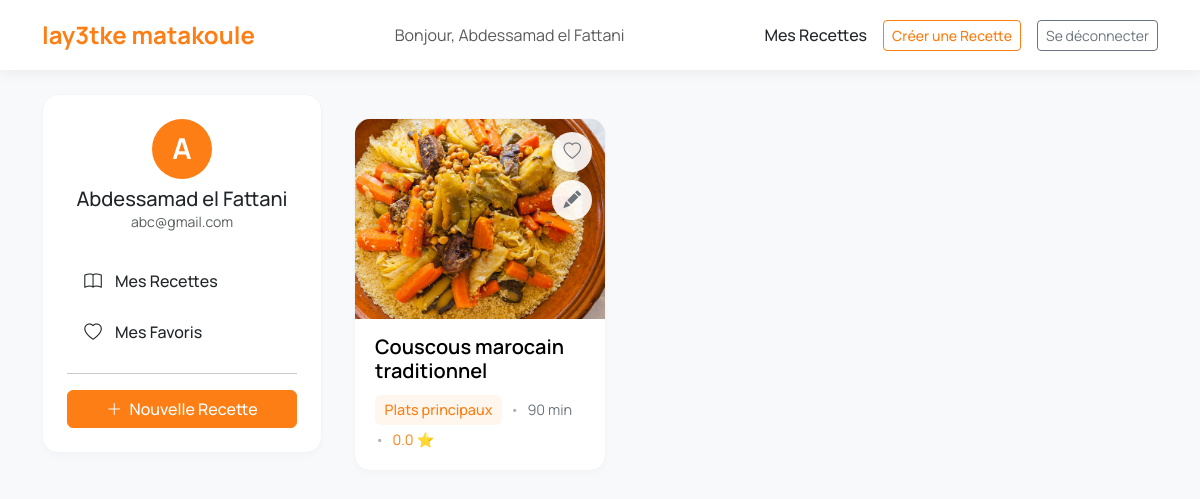
The app's page /my-recipes/ (signed in), older data.
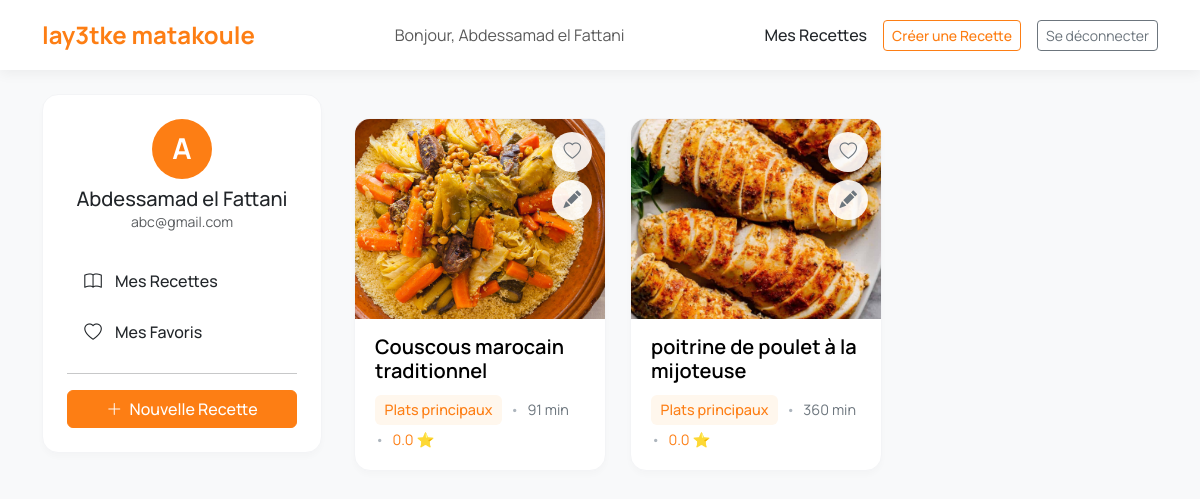
The same page, newer data.
### recettes/models.py (models this page shows, shortened)
class Recipe(models.Model):
    title = models.CharField(max_length=200)
    description = models.TextField()
    instructions = models.TextField(default='', blank=True)
    preparation_time = models.PositiveIntegerField(default=0)
    category = models.ForeignKey(Category, on_delete=models.CASCADE)
    ingredients = models.ManyToManyField(Ingredient)  # SIMPLE SANS through
    author = models.ForeignKey(User, on_delete=models.CASCADE)
    rating = models.FloatField(default=0)
    created_at = models.DateTimeField(auto_now_add=True)
    image = models.ImageField(upload_to='recipes/', blank=True, null=True)
    favorited_by = models.ManyToManyField(User,related_name='favorite_recipes',blank=True)

class Category(models.Model):
    name = models.CharField(max_length=100)

### recettes/views.py (the view)
# urls.py: path('my-recipes/', views.my_recipes, name='my_recipes'),
@login_required
def my_recipes(request):
    recipes = Recipe.objects.filter(author=request.user)
    context = {
        'recipes': recipes
    }
    return render(request, 'my_recipes.html', context)

### templates/my_recipes.html (shortened to what this page needs)
{% extends 'base.html' %}
{% load static %}
{% block content %}
<div class="my-recipes-layout">
    <aside class="sidebar-nav-wrapper">
        <a href="{% url 'accounts:edit_profile' %}" class="text-center mb-4 d-block text-decoration-none sidebar-profile-link">
            <div class="mx-auto mb-2 sidebar-avatar">
                {{ user.username|first|upper }}
            </div>
            <h5 class="card-title mb-0 text-dark">{{ user.username }}</h5>
            {% if user.email %}
                <p class="card-text text-muted small">{{ user.email }}</p>
            {% endif %}
        </a>
        <div class="sidebar-nav">
            <div class="nav flex-column nav-pills" role="tablist" aria-orientation="vertical">
                <a href="{% url 'accounts:my_recipes' %}" class="nav-link {% if view_mode == 'recipes' %}active{% endif %}" role="tab">
                    <i class="bi bi-book"></i>
                    <span>Mes Recettes</span>
                </a>
                <a href="{% url 'accounts:my_favorites' %}" class="nav-link {% if view_mode == 'favorites' %}active{% endif %}" role="tab">
                    <i class="bi bi-heart"></i>
                    <span>Mes Favoris</span>
                </a>
                <hr class="my-3">
                <a href="{% url 'create_recipe' %}" class="btn btn-orange w-100">
                    <i class="bi bi-plus-lg me-1"></i> Nouvelle Recette
                </a>
            </div>
        </div>
    </aside>
    <main class="recipe-content-wrapper">
        {% if recipes %}
            <div class="row">
                {% for recipe in recipes %}
                    <div class="col-lg-6 col-xl-4 mb-4">
                        <div class="card recipe-card h-100">
                            <div class="recipe-card-img-wrapper">
                                {% if recipe.image %}
                                    <img src="{{ recipe.image.url }}" class="recipe-card-img" alt="{{ recipe.title }}">
                                {% else %}
                                    <div class="recipe-card-img bg-secondary d-flex align-items-center justify-content-center">
                                        <span>🍳 Pas d'image</span>
                                    </div>
                                {% endif %}
                                {% if user.is_authenticated %}
                                    <button class="card-action-btn favorite-btn {% if user in recipe.favorited_by.all %}favorited{% endif %}"
                                            data-recipe-id="{{ recipe.id }}"
                                            title="Ajouter aux favoris">
                                        <i class="bi bi-heart"></i>
                                    </button>
                                {% endif %}
                                <a href="{% url 'edit_recipe' recipe.id %}" class="card-action-btn edit-btn"
                                   title="Modifier la recette">
                                    <i class="bi bi-pencil-fill"></i>
                                </a>
                            </div>
                            <div class="card-body">
                                <h5 class="card-title">
                                    <a href="{% url 'recipe_detail' recipe.id %}" class="stretched-link text-decoration-none" style="color: black">
                                        {{ recipe.title }}
                                    </a>
                                </h5>
                                <div class="recipe-meta-text">
                                    <span class="category-tag">{{ recipe.category.name }}</span>
                                    <span class="dot-separator">•</span>
                                    <span>{{ recipe.preparation_time }} min</span>
                                    <span class="dot-separator">•</span>
                                    <span class="rating-stars">
                                        {{ recipe.rating|floatformat:1 }} ⭐
                                    </span>
                                </div>
                            </div>
                        </div>
                    </div>
                {% endfor %}
            </div>
        {% endif %}
    </main>
</div>
{% endblock %}

### templates/base.html (shortened to what this page needs)
{% load static %}
<!DOCTYPE html>
<html lang="fr">
<head>
    <link href="https://cdn.jsdelivr.net/npm/bootstrap@5.3.3/dist/css/bootstrap.min.css" rel="stylesheet">
    <link href="https://cdn.jsdelivr.net/npm/bootstrap-icons@1.10.5/font/bootstrap-icons.css" rel="stylesheet">
</head>
<body class="bg-light">
<nav class="navbar navbar-expand-lg navbar-custom">
  <div class="container-xl">
    <a class="navbar-brand" href="/">lay3tke matakoule</a>
 {% if user.is_authenticated %}
    <span class="navbar-text me-3">Bonjour, {{ user.username }}</span>
   <div class="d-flex align-items-center">
    <a href="{% url 'accounts:my_recipes' %}" class="nav-link me-3">Mes Recettes</a>
    <a href="{% url 'create_recipe' %}" class="btn btn-outline-orange btn-sm me-3">Créer une Recette</a>
    <a href="{% url 'accounts:logout' %}" class="btn btn-outline-secondary btn-sm">Se déconnecter</a>
  {% else %}
    <a href="{% url 'accounts:login' %}" class="btn btn-outline-secondary ms-auto me-2">Connexion</a>
    <a href="{% url 'accounts:register' %}" class="btn btn-orange">Créer un compte</a>
  {% endif %}
</div>
  </div>
</nav>
<div class="container-xl mt-4">
  {% block content %}{% endblock %}
</div>
</body>
</html>

### templates/base.html (style rules this page uses)
body, .btn, .form-control, .form-select, .card-title, .nav-link, .navbar-brand, .dropdown-item { font-family: 'Manrope', sans-serif; }
.navbar-custom { background-color: #ffffff; box-shadow: 0 4px 12px rgba(0,0,0,0.05); padding-top: 0.75rem; padding-bottom: 0.75rem; }
.navbar-custom .navbar-brand { color: #fd7e14; font-weight: 700; font-size: 1.5rem; }
.navbar-custom .nav-link { color: #212529; font-weight: 500; }
.btn-orange { background-color: #fd7e14; border-color: #fd7e14; color: #ffffff; font-weight: 500; }
.btn-outline-orange { color: #fd7e14; border-color: #fd7e14; font-weight: 500; }

### templates/my_recipes.html (style rules this page uses)
.recipe-card { border-radius: 1rem; overflow: hidden; border: 1px solid #f3f4f6; box-shadow: 0 4px 6px rgba(0,0,0,0.02); transition: box-shadow 0.3s ease-in-out; background-color: #ffffff; }
.recipe-card-img-wrapper { height: 200px; overflow: hidden; position: relative; background-color: #e9ecef; }
.recipe-card-img { width: 100%; height: 100%; object-fit: cover; transition: transform 0.3s ease-in-out; }
.card-action-btn { position: absolute; right: 0.8rem; background-color: rgba(255, 255, 255, 0.9); border-radius: 50%; width: 40px; height: 40px; display: flex; align-items: center; justify-content: center; padding: 0; border: none; box-shadow: 0 2px 6px rgba(0,0,0,0.1); transition: transform 0.2s ease-in-out; cursor: pointer; z-index: 10; }
.card-action-btn i { font-size: 1.1rem; color: #6c757d; line-height: 1; transition: color 0.2s ease-in-out; }
.favorite-btn { top: 0.8rem; }
.edit-btn { top: 3.8rem; }
.favorite-btn .bi-heart { display: block; }
.recipe-card .card-body { padding: 1rem 1.25rem 1.25rem; }
.recipe-card .card-title { font-size: 1.25rem; font-weight: 600; margin-bottom: 0.75rem; color: #212529; text-decoration: none; }
.recipe-meta-text { display: flex; flex-wrap: wrap; align-items: center; gap: 0.25rem 0.5rem; font-size: 0.9rem; color: #6c757d; }
.recipe-meta-text .category-tag { color: #fd7e14; font-weight: 500; background-color: #fff7ed; padding: 0.25rem 0.6rem; border-radius: 6px; }
.recipe-meta-text .rating-stars { color: #fd7e14; }
.recipe-meta-text .dot-separator { color: #adb5bd; }
.my-recipes-layout { display: grid; grid-template-columns: 280px 1fr; gap: 2rem; }
.sidebar-nav-wrapper { position: sticky; top: 1.5rem; align-self: start; background-color: #ffffff; border-radius: 1rem; border: 1px solid #f3f4f6; box-shadow: 0 4px 6px rgba(0,0,0,0.02); padding: 1.5rem; }
.sidebar-avatar { width: 60px; height: 60px; border-radius: 50%; background-color: #fd7e14; color: white; display: flex; align-items: center; justify-content: center; font-size: 1.8rem; font-weight: bold; }
.sidebar-profile-link { position: relative; display: block; }
.sidebar-nav .nav-link { padding: 0.75rem 1rem; display: flex; align-items: center; font-size: 1rem; font-weight: 500; border-radius: 0.75rem; color: #212529; }
.sidebar-nav .nav-link i { font-size: 1.1rem; margin-right: 0.75rem; width: 20px; text-align: center; }

Row changes from the older to the newer data that the page shows:
changed Recipe "Couscous marocain traditionnel": preparation_time "90" → "91"
added Recipe: image (picture), title "poitrine de poulet à la mijoteuse", category.name "Plats principaux", preparation_time "360", rating "0.0"
